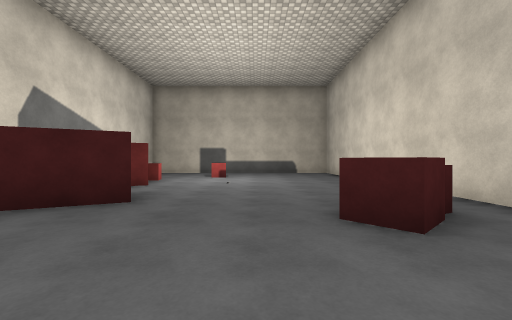
[1] (above)

22 first-person views from a walk through a Unity game level. The camera is 1.2 m above the floor, looks level and sees 90° across. The floor is counted in squares, 2 m on a side. Each view is taken from the middle of a square. On the plan, view 1 faces up. The plan holds only what a view shows up to about 9 squares ahead; the rest is blank. The player is left out. Surface patterns are stand-ins for the level's own textures.

[2]
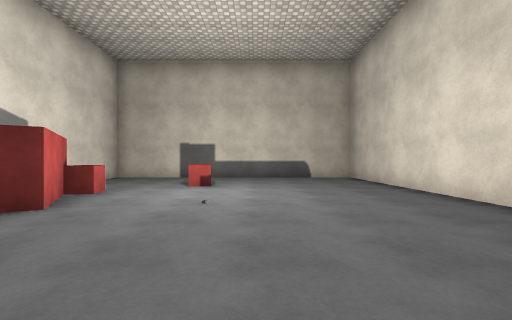

[3]
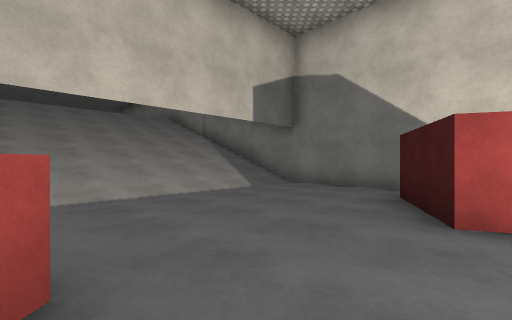

[4]
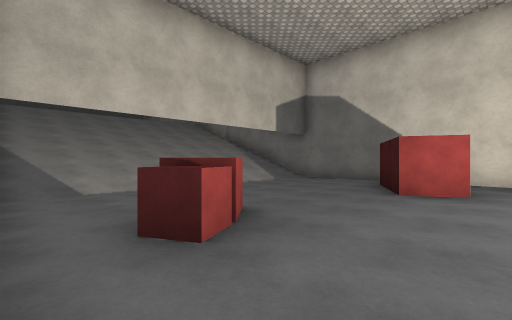

[5]
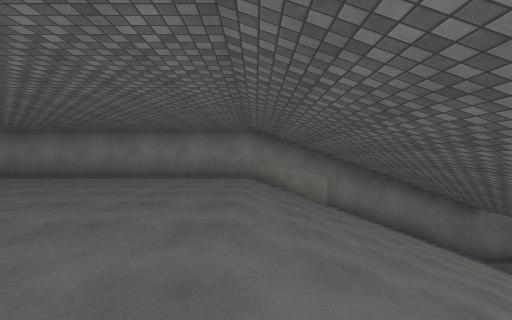

[6]
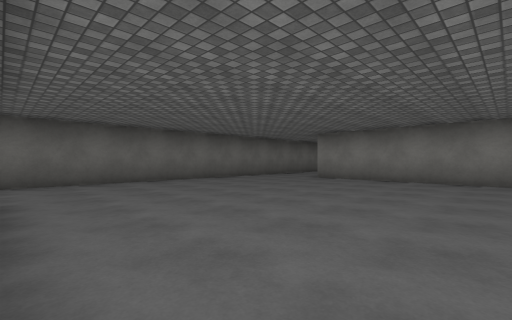

[7]
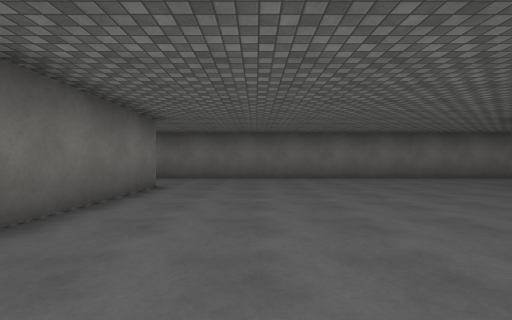

[8]
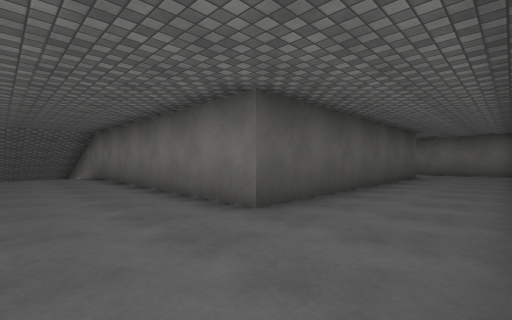

[9]
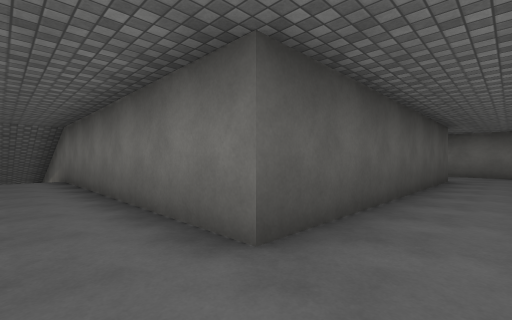

[10]
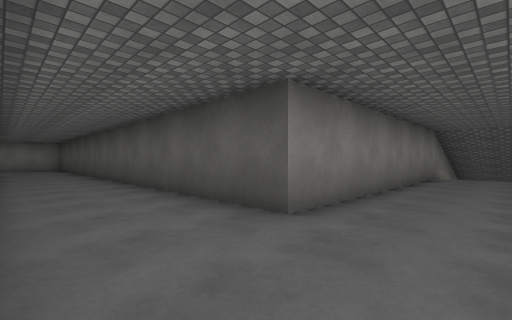

[11]
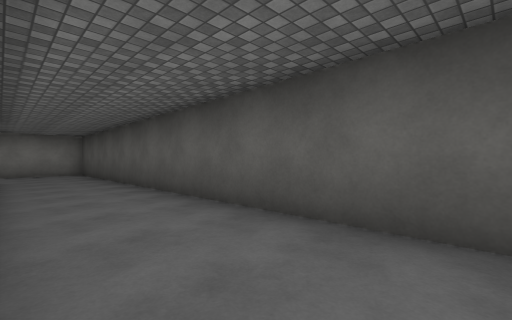

[12]
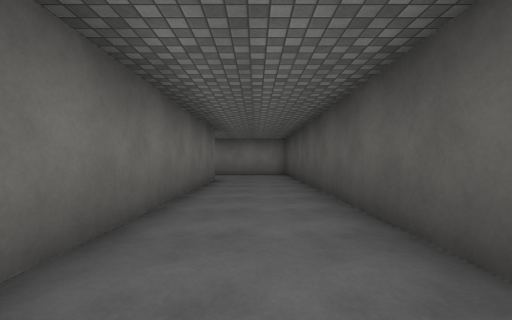

[13]
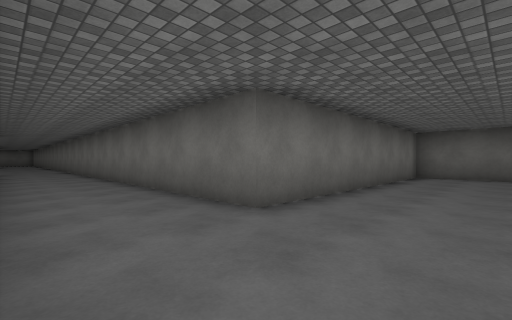

[14]
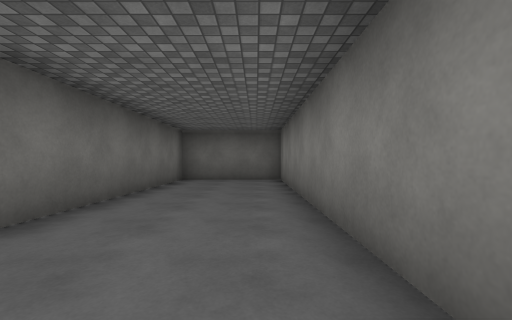

[15]
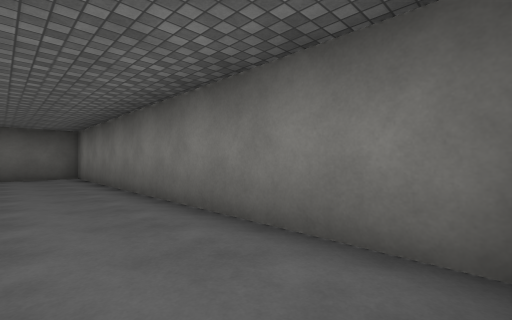

[16]
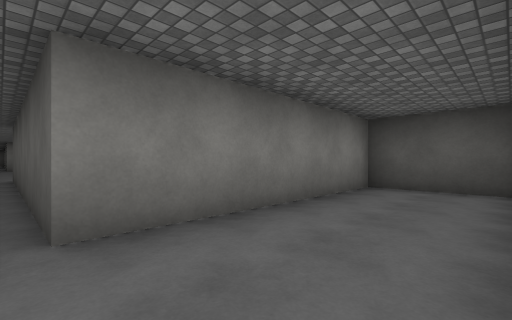

[17]
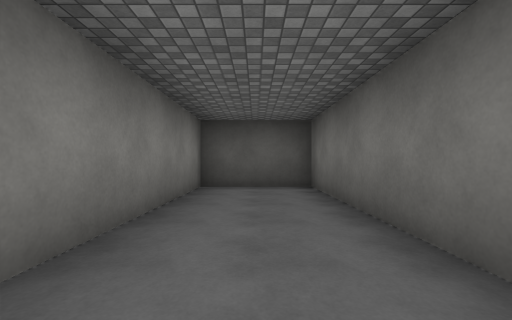

[18]
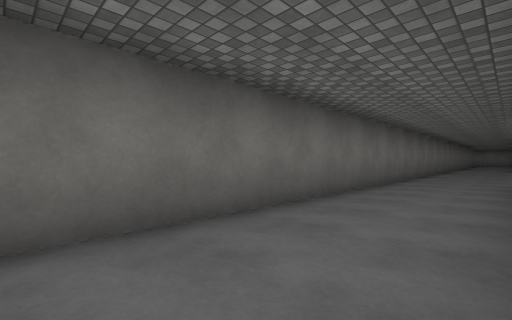

[19]
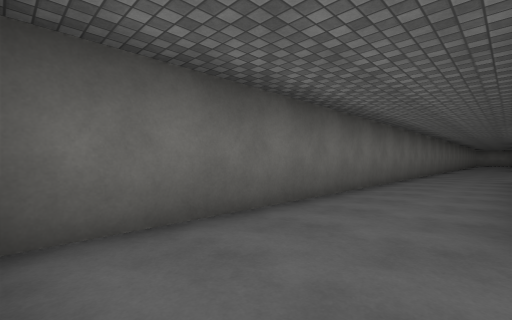

[20]
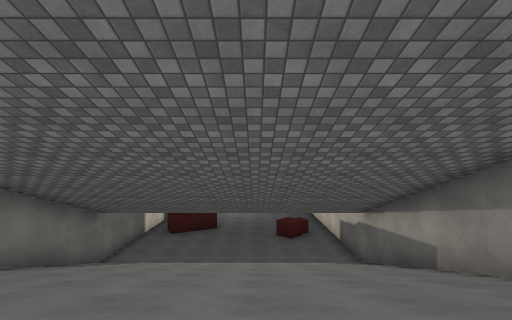

[21]
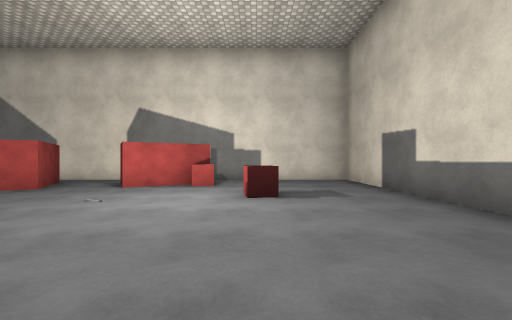

[22]
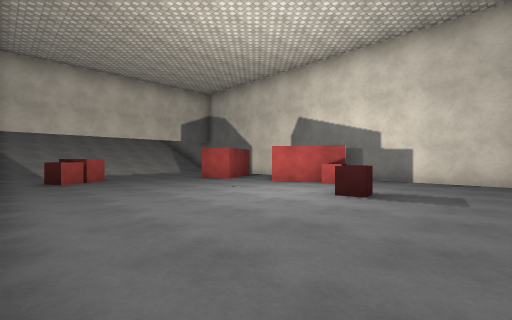

### Floor plan
Key: @ floor where view 1 was taken; # wall or solid block; . main floor; - floor 5 m lower than the main floor; / step, stairs or slope; C red cube.
Columns run from 20 left of view 1 to 14 right of it. Each row starts with its distance up from view 1.
 12                ##########
 11                #--------#
 10                #--------#
  9                #---C----#
  8                #-C------#
  7                ###------#
  6                # #------#
  5                #--------#
  4                ####-----#
  3                #-#---CC-#
  2                #-----C--#
  1                #--------#
  0                #----@---#
 -1                #////////#
 -2                #////////#
 -3                #////////#
 -4                #////////#
 -5                #////////#
 -6                #////////#
 -7                #////////#
 -8                #........#
 -9                #........#     #####
-10                #........#     #...#
-11                #........#     #...#
-12                #........#     #...#
-13                #........#     #...#
-14   ##############........#######...#
-15 #.................................#
-16 #.................................#
-17 #.................................#
-18 #...###############################
-19 #...#
-20 #...#
-21 #...#
-22 #...#
-23 #...#
-24 #...#
-25 #####

Positions as (right, up) in squares from view 1, and headings:
1: (0, 0), facing up
2: (0, 3), facing up
3: (1, 4), facing down-left
4: (3, 5), facing down-left
5: (3, -7), facing left
6: (3, -10), facing down-left
7: (1, -9), facing down
8: (1, -17), facing up-right
9: (2, -16), facing up-right
10: (-3, -17), facing up-left
11: (-8, -17), facing up-left
12: (-9, -16), facing left
13: (-19, -15), facing down-right
14: (-19, -17), facing down
15: (-18, -15), facing down-left
16: (13, -15), facing up-left
17: (12, -15), facing up
18: (11, -15), facing down-left
19: (13, -15), facing down-left
20: (0, -8), facing up
21: (3, 9), facing left
22: (3, 11), facing down-left
